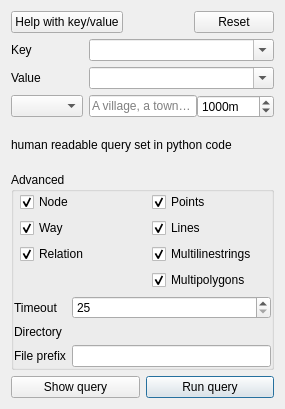
           <widget class="QWidget" name="quickquery_page">
            <property name="sizePolicy">
             <sizepolicy hsizetype="Preferred" vsizetype="Maximum">
              <horstretch>0</horstretch>
              <verstretch>0</verstretch>
             </sizepolicy>
            </property>
            <layout class="QVBoxLayout" name="verticalLayout_2">
             <item>
              <layout class="QHBoxLayout" name="top_quick_query_buttons">
               <item>
                <widget class="QPushButton" name="button_map_features">
                 <property name="text">
                  <string>Help with key/value</string>
                 </property>
                </widget>
               </item>
               <item>
                <spacer name="horizontalSpacer_4">
                 <property name="orientation">
                  <enum>Qt::Horizontal</enum>
                 </property>
                 <property name="sizeHint" stdset="0">
                  <size>
                   <width>40</width>
                   <height>20</height>
                  </size>
                 </property>
                </spacer>
               </item>
               <item>
                <widget class="QDialogButtonBox" name="button_box_qq">
                 <property name="sizePolicy">
                  <sizepolicy hsizetype="Maximum" vsizetype="Fixed">
                   <horstretch>0</horstretch>
                   <verstretch>0</verstretch>
                  </sizepolicy>
                 </property>
                 <property name="standardButtons">
                  <set>QDialogButtonBox::Reset</set>
                 </property>
                </widget>
               </item>
              </layout>
             </item>
             <item>
              <layout class="QFormLayout" name="formLayout">
               <property name="sizeConstraint">
                <enum>QLayout::SetDefaultConstraint</enum>
               </property>
               <item row="0" column="0">
                <widget class="QLabel" name="label_41">
                 <property name="toolTip">
                  <string>An OSM key to fetch. If empty, all keys will be fetched.</string>
                 </property>
                 <property name="text">
                  <string>Key</string>
                 </property>
                </widget>
               </item>
               <item row="0" column="1">
                <widget class="QComboBox" name="combo_key">
                 <property name="sizePolicy">
                  <sizepolicy hsizetype="Expanding" vsizetype="Fixed">
                   <horstretch>0</horstretch>
                   <verstretch>0</verstretch>
                  </sizepolicy>
                 </property>
                 <property name="toolTip">
                  <string>An OSM key to fetch. If empty, all keys will be fetched.</string>
                 </property>
                 <property name="editable">
                  <bool>true</bool>
                 </property>
                 <property name="sizeAdjustPolicy">
                  <enum>QComboBox::AdjustToContents</enum>
                 </property>
                </widget>
               </item>
               <item row="1" column="0">
                <widget class="QLabel" name="label_42">
                 <property name="toolTip">
                  <string>An OSM value to fetch. If empty, all values will be fetched.</string>
                 </property>
                 <property name="text">
                  <string>Value</string>
                 </property>
                </widget>
               </item>
               <item row="1" column="1">
                <widget class="QComboBox" name="combo_value">
                 <property name="sizePolicy">
                  <sizepolicy hsizetype="Expanding" vsizetype="Fixed">
                   <horstretch>0</horstretch>
                   <verstretch>0</verstretch>
                  </sizepolicy>
                 </property>
                 <property name="toolTip">
                  <string>An OSM value to fetch. If empty, all values will be fetched.</string>
                 </property>
                 <property name="editable">
                  <bool>true</bool>
                 </property>
                 <property name="sizeAdjustPolicy">
                  <enum>QComboBox::AdjustToContents</enum>
                 </property>
                </widget>
               </item>
               <item row="2" column="0">
                <widget class="QComboBox" name="combo_query_type_qq">
                 <property name="toolTip">
                  <string>The spatial extent to use for the query.</string>
                 </property>
                </widget>
               </item>
               <item row="2" column="1">
                <widget class="QStackedWidget" name="stacked_query_type">
                 <property name="lineWidth">
                  <number>0</number>
                 </property>
                 <property name="currentIndex">
                  <number>0</number>
                 </property>
                 <widget class="QWidget" name="nominatim">
                  <layout class="QHBoxLayout" name="horizontalLayout_25">
                   <property name="spacing">
                    <number>0</number>
                   </property>
                   <property name="leftMargin">
                    <number>0</number>
                   </property>
                   <property name="topMargin">
                    <number>0</number>
                   </property>
                   <property name="rightMargin">
                    <number>0</number>
                   </property>
                   <property name="bottomMargin">
                    <number>0</number>
                   </property>
                   <item>
                    <widget class="QLineEdit" name="line_place_qq">
                     <property name="placeholderText">
                      <string>A village, a town…</string>
                     </property>
                    </widget>
                   </item>
                   <item>
                    <widget class="QSpinBox" name="spin_place_qq">
                     <property name="suffix">
                      <string>m</string>
                     </property>
                     <property name="prefix">
                      <string/>
                     </property>
                     <property name="minimum">
                      <number>1</number>
                     </property>
                     <property name="maximum">
                      <number>999999999</number>
                     </property>
                     <property name="singleStep">
                      <number>100</number>
                     </property>
                     <property name="value">
                      <number>1000</number>
                     </property>
                    </widget>
                   </item>
                  </layout>
                 </widget>
                 <widget class="QWidget" name="layerExtent">
                  <layout class="QHBoxLayout" name="horizontalLayout_26">
                   <property name="spacing">
                    <number>0</number>
                   </property>
                   <property name="leftMargin">
                    <number>0</number>
                   </property>
                   <property name="topMargin">
                    <number>0</number>
                   </property>
                   <property name="rightMargin">
                    <number>0</number>
                   </property>
                   <property name="bottomMargin">
                    <number>0</number>
                   </property>
                   <item>
                    <widget class="QgsMapLayerComboBox" name="combo_extent_layer_qq">
                     <property name="sizePolicy">
                      <sizepolicy hsizetype="Expanding" vsizetype="Expanding">
                       <horstretch>0</horstretch>
                       <verstretch>0</verstretch>
                      </sizepolicy>
                     </property>
                    </widget>
                   </item>
                  </layout>
                 </widget>
                 <widget class="QWidget" name="nothingDisplayed"/>
                </widget>
               </item>
              </layout>
             </item>
             <item>
              <layout class="QVBoxLayout" name="verticalLayout_12">
               <item>
                <widget class="QLabel" name="label_qq_friendly">
                 <property name="minimumSize">
                  <size>
                   <width>0</width>
                   <height>42</height>
                  </size>
                 </property>
                 <property name="text">
                  <string notr="true">human readable query set in python code</string>
                 </property>
                 <property name="wordWrap">
                  <bool>true</bool>
                 </property>
                </widget>
               </item>
              </layout>
             </item>
             <item>
              <widget class="QgsCollapsibleGroupBox" name="advanced_qq">
               <property name="title">
                <string>Advanced</string>
               </property>
               <property name="checked">
                <bool>false</bool>
               </property>
               <property name="collapsed">
                <bool>false</bool>
               </property>
               <layout class="QVBoxLayout" name="verticalLayout_17">
                <property name="leftMargin">
                 <number>0</number>
                </property>
                <property name="topMargin">
                 <number>0</number>
                </property>
                <property name="rightMargin">
                 <number>0</number>
                </property>
                <property name="bottomMargin">
                 <number>0</number>
                </property>
                <item>
                 <layout class="QHBoxLayout" name="horizontalLayout_27">
                  <item>
                   <layout class="QFormLayout" name="formLayout_6">
                    <item row="0" column="1">
                     <widget class="QCheckBox" name="checkbox_node">
                      <property name="text">
                       <string>Node</string>
                      </property>
                      <property name="checked">
                       <bool>true</bool>
                      </property>
                     </widget>
                    </item>
                    <item row="1" column="1">
                     <widget class="QCheckBox" name="checkbox_way">
                      <property name="text">
                       <string>Way</string>
                      </property>
                      <property name="checked">
                       <bool>true</bool>
                      </property>
                     </widget>
                    </item>
                    <item row="2" column="1">
                     <widget class="QCheckBox" name="checkbox_relation">
                      <property name="text">
                       <string>Relation</string>
                      </property>
                      <property name="checked">
                       <bool>true</bool>
                      </property>
                     </widget>
                    </item>
                   </layout>
                  </item>
                  <item>
                   <layout class="QFormLayout" name="formLayout_7">
                    <item row="0" column="1">
                     <widget class="QCheckBox" name="checkbox_points_qq">
                      <property name="text">
                       <string>Points</string>
                      </property>
                      <property name="checked">
                       <bool>true</bool>
                      </property>
                     </widget>
                    </item>
                    <item row="1" column="1">
                     <widget class="QCheckBox" name="checkbox_lines_qq">
                      <property name="text">
                       <string>Lines</string>
                      </property>
                      <property name="checked">
                       <bool>true</bool>
                      </property>
                     </widget>
                    </item>
                    <item row="3" column="1">
                     <widget class="QCheckBox" name="checkbox_multipolygons_qq">
                      <property name="text">
                       <string>Multipolygons</string>
                      </property>
                      <property name="checked">
                       <bool>true</bool>
                      </property>
                     </widget>
                    </item>
                    <item row="2" column="1">
                     <widget class="QCheckBox" name="checkbox_multilinestrings_qq">
                      <property name="text">
                       <string>Multilinestrings</string>
                      </property>
                      <property name="checked">
                       <bool>true</bool>
                      </property>
                     </widget>
                    </item>
                   </layout>
                  </item>
                 </layout>
                </item>
                <item>
                 <layout class="QFormLayout" name="formLayout_8">
                  <item row="0" column="0">
                   <widget class="QLabel" name="label_50">
                    <property name="text">
                     <string>Timeout</string>
                    </property>
                   </widget>
                  </item>
                  <item row="0" column="1">
                   <widget class="QSpinBox" name="spin_timeout">
                    <property name="buttonSymbols">
                     <enum>QAbstractSpinBox::UpDownArrows</enum>
                    </property>
                    <property name="minimum">
                     <number>25</number>
                    </property>
                    <property name="maximum">
                     <number>2000</number>
                    </property>
                    <property name="singleStep">
                     <number>25</number>
                    </property>
                   </widget>
                  </item>
                  <item row="1" column="0">
                   <widget class="QLabel" name="label_51">
                    <property name="text">
                     <string>Directory</string>
                    </property>
                   </widget>
                  </item>
                  <item row="1" column="1">
                   <widget class="QgsFileWidget" name="output_directory_qq"/>
                  </item>
                  <item row="2" column="0">
                   <widget class="QLabel" name="label_52">
                    <property name="text">
                     <string>File prefix</string>
                    </property>
                   </widget>
                  </item>
                  <item row="2" column="1">
                   <widget class="QLineEdit" name="line_file_prefix_qq"/>
                  </item>
                 </layout>
                </item>
               </layout>
              </widget>
             </item>
             <item>
              <layout class="QHBoxLayout" name="horizontalLayout">
               <item>
                <widget class="QPushButton" name="button_show_query">
                 <property name="text">
                  <string>Show query</string>
                 </property>
                </widget>
               </item>
               <item>
                <widget class="QPushButton" name="button_run_query_qq">
                 <property name="text">
                  <string>Run query</string>
                 </property>
                 <property name="default">
                  <bool>true</bool>
                 </property>
                </widget>
               </item>
              </layout>
             </item>
            </layout>
           </widget>
